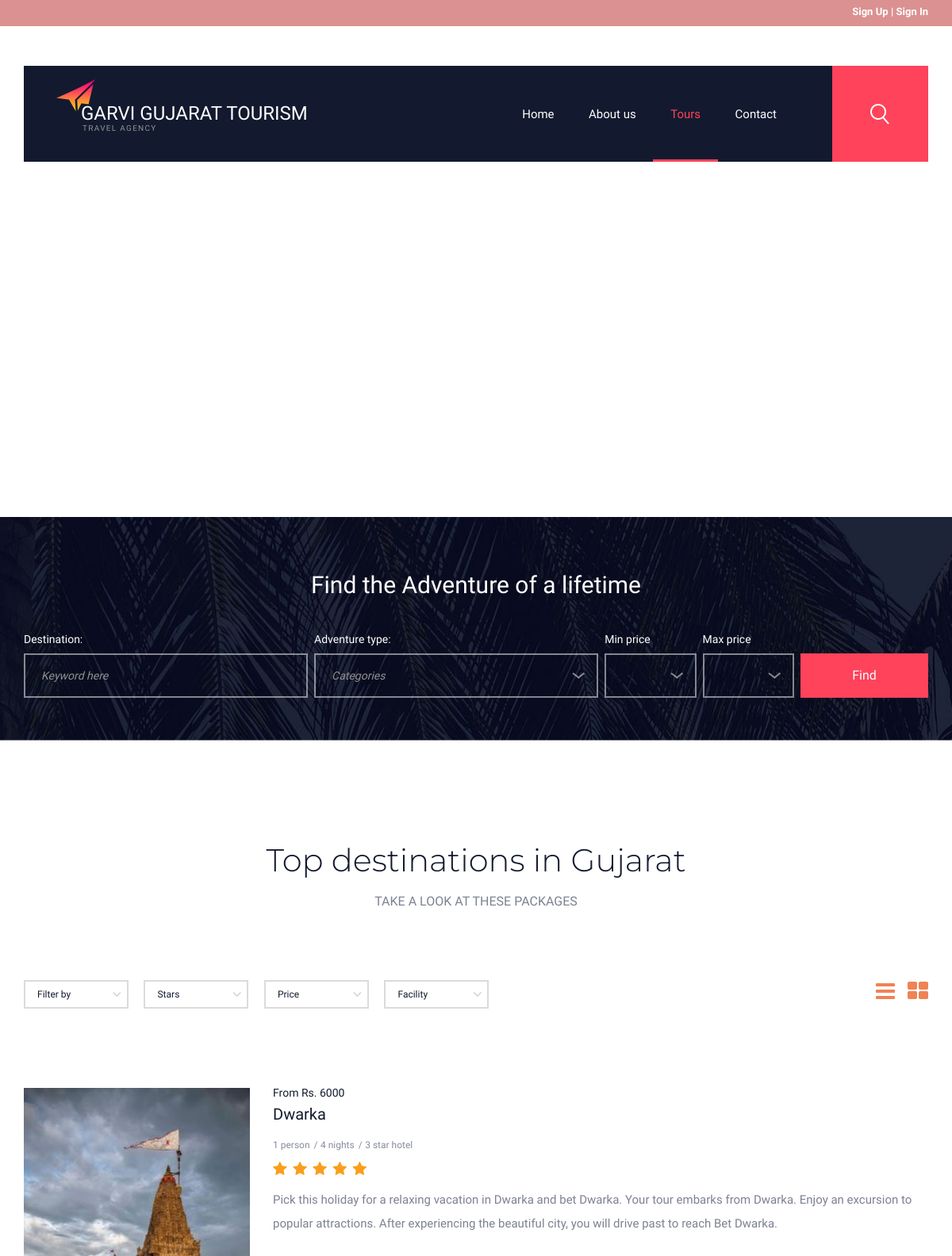
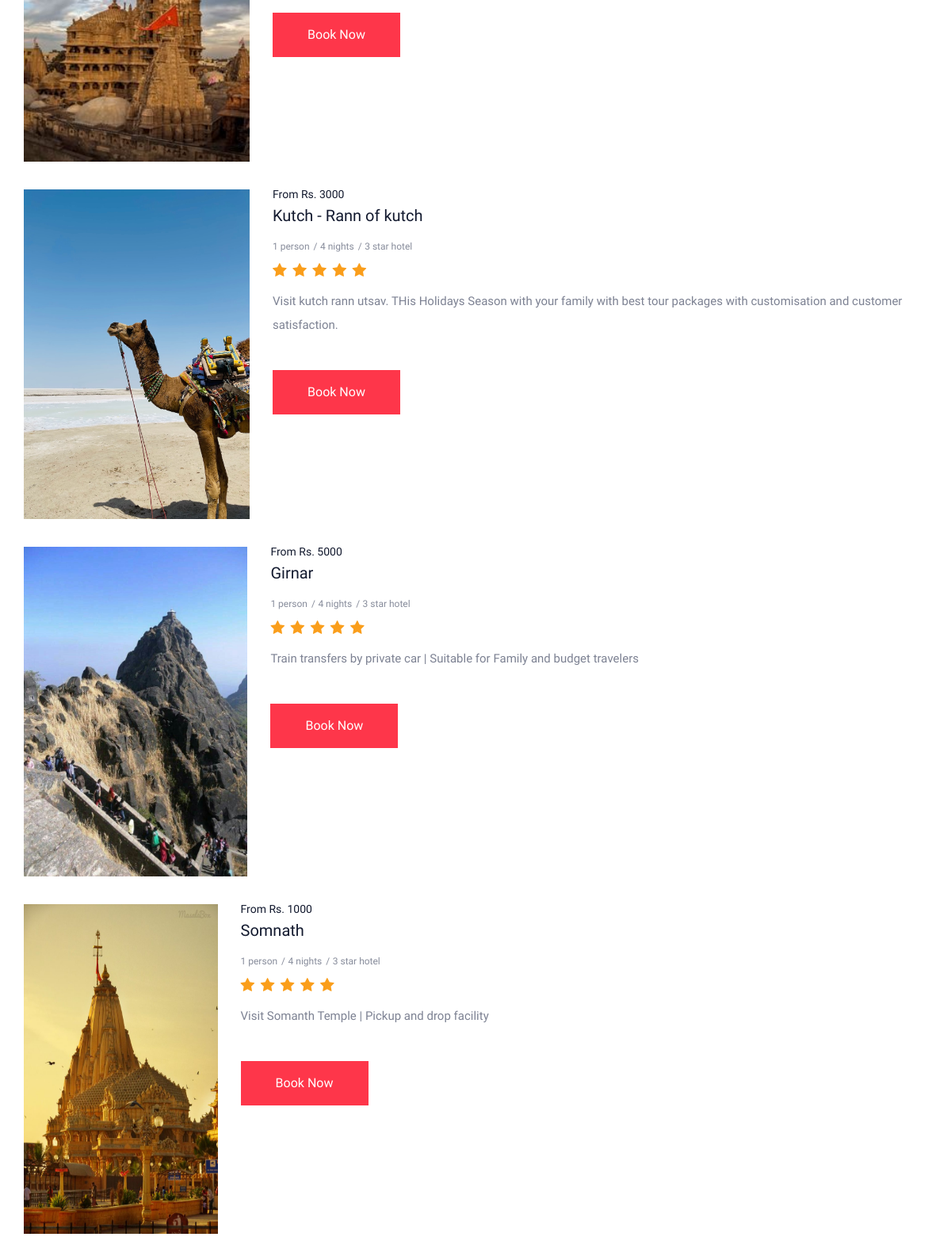
The app's page /tours.php (upper part) with its own data (2 pictures, top to bottom).
### tables this page shows
CREATE TABLE `tbltourpackages` (
  `PackageId` int(11) NOT NULL,
  `PackageName` varchar(200) DEFAULT NULL,
  `PackageType` varchar(150) DEFAULT NULL,
  `PackageLocation` varchar(100) DEFAULT NULL,
  `PackagePrice` int(11) DEFAULT NULL,
  `PackageFetures` varchar(255) DEFAULT NULL,
  `PackageDetails` mediumtext DEFAULT NULL,
  `PackageImage` varchar(100) DEFAULT NULL,
  `Creationdate` timestamp NULL DEFAULT current_timestamp(),
  `UpdationDate` timestamp NULL DEFAULT NULL ON UPDATE current_timestamp()
);

### tours.php (the view, shortened to what this page needs)
<?php
include('includes/config.php');
?>
<!DOCTYPE html>
<html lang="en">
<head>
  <link rel="stylesheet" type="text/css" href="styles/bootstrap4/bootstrap.min.css">
  <link href="plugins/font-awesome-4.7.0/css/font-awesome.min.css" rel="stylesheet" type="text/css">
  <link rel="stylesheet" type="text/css" href="plugins/OwlCarousel2-2.2.1/owl.carousel.css">
  <link rel="stylesheet" type="text/css" href="plugins/OwlCarousel2-2.2.1/owl.theme.default.css">
  <link rel="stylesheet" type="text/css" href="plugins/OwlCarousel2-2.2.1/animate.css">
  <link rel="stylesheet" type="text/css" href="styles/offers_styles.css">
  <link rel="stylesheet" type="text/css" href="styles/main_styles.css">
  <link rel="stylesheet" type="text/css" href="styles/offers_responsive.css">
</head>
<body>
  <div class="super_container">
    <header class="header">
      <?php
      if ($_SESSION['login']) {
      ?>
        <div class="top-header">
          <div class="container">
            <ul class="tp-hd-rgt wow fadeInRight animated" data-wow-delay=".5s">
              <li class="tol">Welcome :</li>
              <li class="sig"><?php echo htmlentities($_SESSION['login']); ?></li>
              <li class="sigi"><a href="logout.php">| Logout</a></li>
            </ul>
          </div>
        </div><?php } else { ?>
        <div class="top-header">
          <div class="container">
            <ul class="tp-hd-rgt wow fadeInRight animated" data-wow-delay=".5s">
              <li class="sig"><a href="#" data-toggle="modal" data-target="#myModal">Sign Up</a></li>
              <li class="sigi"><a href="#" data-toggle="modal" data-target="#myModal4">| Sign In</a></li>
            </ul>
          </div>
        </div>
      <?php } ?>
      <div class="container">
        <div class="row">
          <div style="z-index: 1;" class="col">
            <div class="header_container d-flex flex-row align-items-center justify-content-start">
              <div class="logo_container">
                <div class="logo">
                  <div>Garvi Gujarat Tourism</div>
                  <div>travel agency</div>
                  <div class="logo_image"><img src="images/logo.png" alt=""></div>
                </div>
              </div>
              <nav class="main_nav ml-auto">
                <ul class="main_nav_list">
                  <li class="main_nav_item"><a href="index.php">Home</a></li>
                  <li class="main_nav_item"><a href="aboutus.php">About us</a></li>
                  <li class="main_nav_item active"><a href="#">Tours</a></li>
                  <li class="main_nav_item"><a href="contactus.php?type=contact">Contact</a></li>
                </ul>
              </nav>
              <div class="search">
                <form action="#" class="search_form">
                  <button type="submit" class="search_button ml-auto ctrl_class"><img src="images/search.png" alt=""></button>
                </form>
              </div>
            </div>
          </div>
        </div>
      </div>
    </header>
    <div class="home">
      <div class="home_background parallax-window" data-parallax="scroll" data-image-src="images/offers.jpg" data-speed="0.8"></div>
      <div class="container">
        <div class="row">
          <div class="col">
            <div class="home_content">
              <div class="home_content_inner">
                <div class="home_title">Tours</div>
                <div class="home_breadcrumbs">
                  <ul class="home_breadcrumbs_list">
                    <li class="home_breadcrumb"><a href="index-2.html">Home</a></li>
                    <li class="home_breadcrumb">Tours</li>
                  </ul>
                </div>
              </div>
            </div>
          </div>
        </div>
      </div>
    </div>
    <div class="find">
      <div class="find_background_container prlx_parent">
        <div class="find_background prlx" style="background-image:url(images/find.jpg)"></div>
      </div>
      <div class="container">
        <div class="row">
          <div class="col-12">
            <div class="find_title text-center">Find the Adventure of a lifetime</div>
          </div>
          <div class="col-12">
            <div class="find_form_container">
              <form action="#" id="find_form" class="find_form d-flex flex-md-row flex-column align-items-md-center align-items-start justify-content-md-between justify-content-start flex-wrap">
                <div class="find_item">
                  <div>Destination:</div>
                  <input type="text" class="destination find_input" required="required" placeholder="Keyword here">
                </div>
                <div class="find_item">
                  <div>Adventure type:</div>
                  <select name="adventure" id="adventure" class="dropdown_item_select find_input">
                    <option>Categories</option>
                  </select>
                </div>
                <div class="find_item">
                  <div>Min price</div>
                  <select name="min_price" id="min_price" class="dropdown_item_select find_input">
                    <option>&nbsp;</option>
                  </select>
                </div>
                <div class="find_item">
                  <div>Max price</div>
                  <select name="max_price" id="max_price" class="dropdown_item_select find_input">
                    <option>&nbsp;</option>
                  </select>
                </div>
                <button class="button find_button"><a href="tours.php">Find</a></button>
              </form>
            </div>
          </div>
        </div>
      </div>
    </div>
    <div class="offers">
      <div class="container">
        <div class="row">
          <div class="col">
            <div class="section_title text-center">
              <h2>Top destinations in Gujarat</h2>
              <div>take a look at these packages</div>
            </div>
          </div>
        </div>
        <div class="row filtering_row">
          <div class="col">
            <div class="sorting_group_1">
              <ul class="item_sorting">
                <li>
                  <span class="sorting_text">Filter by</span>
                  <i class="fa fa-angle-down"></i>
                </li>
                <li>
                  <span class="sorting_text">Stars</span>
                  <i class="fa fa-angle-down"></i>
                </li>
                <li>
                  <span class="sorting_text">Price</span>
                  <i class="fa fa-angle-down"></i>
                </li>
                <li>
                  <span class="sorting_text">Facility</span>
                  <i class="fa fa-angle-down"></i>
                </li>
              </ul>
            </div>
            <div class="sorting_group_2 clearfix">
              <div class="sorting_icons clearfix">
                <div class="detail_view"><i class="fa fa-bars" aria-hidden="true"></i></div>
                <div class="box_view"><i class="fa fa-th-large" aria-hidden="true"></i></div>
              </div>
            </div>
          </div>
        </div>
        <div class="row">
          <div class="col">
            <div class="items item_grid clearfix">
              <form action="#" method="POST">
                <?php
                $sql = "SELECT * from tbltourpackages";
                $query = $dbh->prepare($sql);
                $query->execute();
                $results = $query->fetchAll(PDO::FETCH_OBJ);
                $cnt = 0;
                if ($query->rowCount() > 0) {
                  foreach ($results as $result) {
                ?>
                    <div class="item clearfix rating_5">
                      <div class="item_image"><img style="width: calc(53vw); height: calc(52vh);" src="admin/pacakgeimages/<?php echo htmlentities($result->PackageImage); ?>" alt=""></div>
                      <div class="item_content">
                        From Rs. <input readonly style="border: 0px;" name="purchaseAmount[]" class="item_price" value="<?php echo htmlentities($result->PackagePrice); ?>">
                        <div class="item_title"> <?php echo htmlentities($result->PackageName); ?></div>
                        <ul>
                          <li>1 person</li>
                          <li>4 nights</li>
                          <li>3 star hotel</li>
                        </ul>
                        <div class="rating rating_5" data-rating="5">
                          <i class="fa fa-star"></i>
                          <i class="fa fa-star"></i>
                          <i class="fa fa-star"></i>
                          <i class="fa fa-star"></i>
                          <i class="fa fa-star"></i>
                        </div>
                        <div class="item_text"><?php echo htmlentities($result->PackageDetails); ?>
                        </div>
                        <br><br>
                        <input type="submit" name="buyNow<?php echo $cnt ?>" id="newsletter_button" class="newsletter_button" value="Book Now">
                      </div>
                    </div>
                <?php $cnt++;
                  }
                } ?>
              </form>
            </div>
          </div>
        </div>
      </div>
    </div>
  </div>
</body>
</html>

### tours.php (style rules this page uses)
body, html { height: 100%; padding: 0; margin: 0; font-family: 'Arimo', sans-serif; }
.fa { font-size: 1.4em; color: #EF8354; -webkit-transition: all 1s ease; -moz-transition: all 1s ease; -ms-transition: all 1s ease; -o-transition: all 1s ease; transition: all 1s ease; }

### records on screen
tbltourpackages: PackageImage (picture), PackagePrice "6000", PackageName "Dwarka", PackageDetails "Pick this holiday for a relaxing vacation in Dwarka and bet Dwarka. Your tour embarks from Dwarka. Enjoy an excursion to popular attractions. After experiencing the beautiful city, you will drive past to reach Bet Dwarka."
tbltourpackages: PackageImage (picture), PackagePrice "3000", PackageName "Kutch - Rann of kutch", PackageDetails "Visit kutch rann utsav. THis Holidays Season with your family with best tour packages with customisation and customer satisfaction."
tbltourpackages: PackageImage (picture), PackagePrice "5000", PackageName "Girnar", PackageDetails "Train transfers by private car | Suitable for Family and budget travelers"
tbltourpackages: PackageImage (picture), PackagePrice "1000", PackageName "Somnath", PackageDetails "Visit Somanth Temple | Pickup and drop facility"
